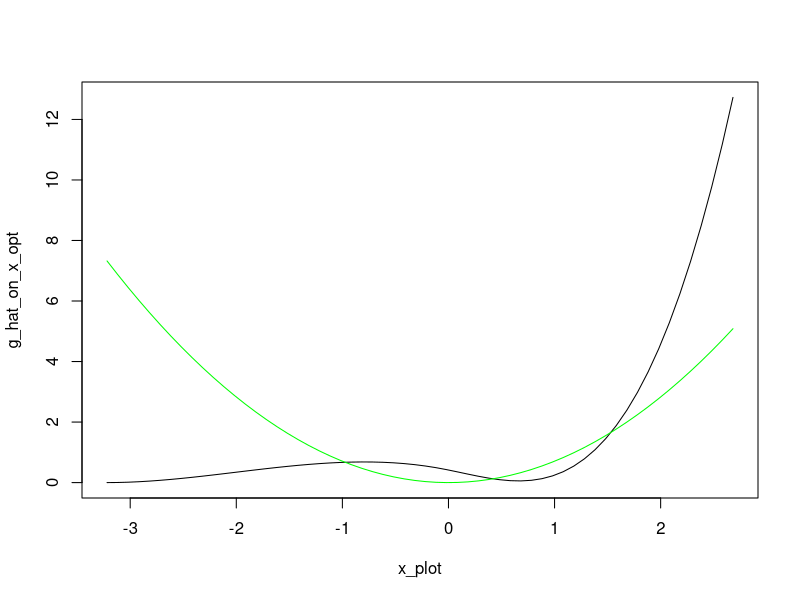
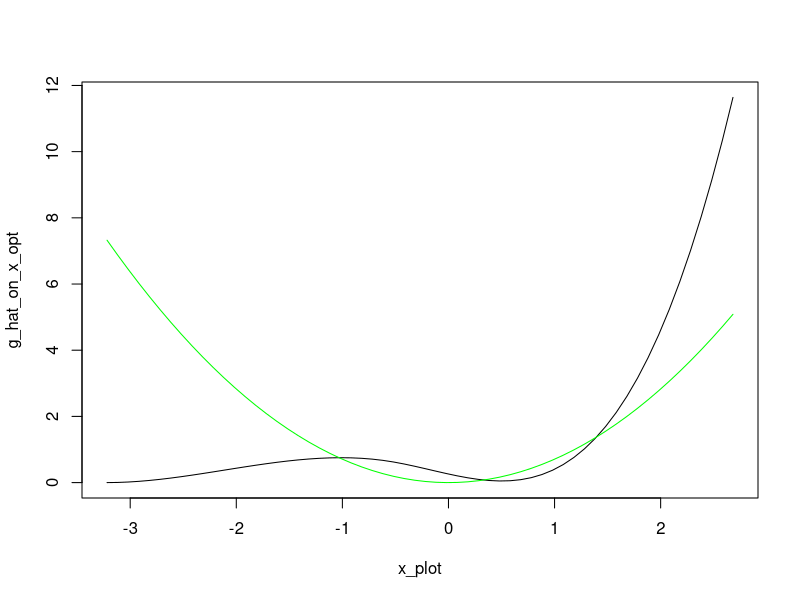

Source code (R) for these figures, in order:
#### Packages ####
library(splines)
library(MASS)
library(caret)
library(expm)

#### Estimate the gamma in the series estimation ####
kernel_functions <- function(x,ker='normal',knorm="sq")
{
  # Densities such as the integral of the square of the density is one if knorm is sq 
  # or such that the sd is one if knorm is sd.
  if (ker=='normal') 
  { 
    s <- switch(knorm,
                sd = 1,
                sq = 1/(2*sqrt(pi)))
    aux <- exp(- x^2 /(2*s^2)) / (sqrt(2*pi)*s)
  }
  if (ker=='triangle')
  {
    s <- switch(knorm,
                sd = sqrt(6),
                sq = (2/3))
    aux <- (s-abs(x))
    aux <- aux * (aux >0)/s^2
  }
  if (ker=='laplace')
  {
    s <- switch(knorm,
                sd = 1/sqrt(2),
                sq = 1/4)
    aux <- exp(-abs(x)/s)/(2*s)
  }
  return(aux)
}

create_W <- function(W, h=1 ,ker='normal',knorm="sq",remove=FALSE)
{
  #   ICM and smoothing matrix 
  #   If no bandwidth is provided for the function, h=1 is used  (no smoothing)
  #   The principle diagonal is replaced with zeros if remove = TRUE.
  n_w <- length(W)
  mat <- sapply(W,function(e) W - e*pracma::ones(n_w,1))
  wmat <-  kernel_functions(mat / h,ker=ker,knorm=knorm)/h; # kernel smoothing 
  # principle diagonal of the matrix replaced with zeros
  if (remove==TRUE) wmat <-  wmat - diag(diag(wmat))
  return(wmat/(n_w**2))
}

# splines
create_P_splines <- function(x, Z, J, degree){
  knots = quantile(Z, probs = seq(0, 1, length.out = J))
  return(bs(x, knots = knots, degree = degree, intercept = FALSE)[,1:length(knots)+degree-1])}

#trigo
p_j_trigo_0_1 <-function(j, J, z){
  a = 2*pi*j*z
  #print(a)
  if (j==1){
    return(1)
  }
  if (j%%2 == 0){
    cos_val = cos(a)
    return(sqrt(2)*cos_val)
  }
  else{
    sin_val = sin(a)
    return(sqrt(2)*sin_val)
  }
}

#hist
p_j_hist_0_1 <-function(j, J, z){
  l = length(z)
  if (l>1){
    res = rep(0, l)
    for (i in 1:l){
      if (z[i] >= (j - 1) / J && z[i] < j / J) {
        res[i] = sqrt(J)
      } else {
        res[i] = 0
      }
    }
    return(res)}
  else{
    if (z >= (j - 1) / J && z < j / J) {
      return(sqrt(J))
    } else{
      return(0)
    }
  }
}

# generalize for interval [a,b] : en fait ici on peut dire qu'on normalise Z entre 0 et 1
basis_a_b <-function(j, J, z, a, b, p_j_0_1){
  return(p_j_0_1(j,J,((z-a)/(b-a)))/sqrt(b-a))
}

# create P
create_P <- function(z_eval, J, Z, p_j, degree, spline_bool){
  n = length(Z)
  a = min(Z)
  b = max(Z)
  P = matrix(0, n, J)
  if (spline_bool == 0){
    for (j in 1:J){
      if (a!=b){
        for (i in 1:n){
          P[i,j] = basis_a_b(j, J, Z[i], a, b, p_j)}}
      else{
        P[i,j] = p_j(j, J, Z[i])
      }
    }
  }
  else{
    P <- create_P_splines(z_eval, Z, J, degree)
  }
  return(P)
}

# compute gamma_hat
estimation_gamma <- function(J, W, Z, Y, p_j, bool_splines, degree){
  n = length(Z)
  a = min(Z)
  b = max(Z)
  #compute Omega
  Omega <- create_W(W)
  
  #compute P
  P <- create_P(Z, J, Z, p_j, degree, bool_splines)
  
  #compute gamma
  gamma_step = t(P)%*%Omega%*%Y
  gamma_step_invert = solve(t(P)%*%Omega%*%P)
  gamma_hat = gamma_step_invert%*%gamma_step
  
  return(gamma_hat)
}

# Compute g_hat
g_hat <- function(z, J, p_j, gamma_hat, a, b){
  p_j_vector = rep(0, J)
  for (j in 1:J){
    p_j_vector[j] = basis_a_b(j, J, z, a, b, p_j)
  }
  return(sum(gamma_hat*p_j_vector))
}


#### Simulation 1 from Chen ####
g_sim_1 <- function(z, case){
  return(sin(4*z)*log(z))
}

simulate_data_1 <- function(data_param, g_sim, case){
  n = data_param[1]
  corr = data_param[2]
  
  U_V = mvrnorm(n, mu = c(0, 0), Sigma = matrix(c(1, corr, corr, 1),ncol = 2))
  
  U = U_V[,1]
  V = U_V[,2]
  X = rnorm(n, 0, 1)
  W = pnorm(X, 0, 1)
  D = rbinom(n, 1, 0.5)
  Z = pnorm(D*(X+V)+(1-D)*V)

  Y = g_sim(Z, none) + U
  
  return(list(U = U, V = V, X = X, W = W, D = D, Z = Z, Y = Y))
}

#data_param_1 = (n, corr)
n = 1250 #2500, 5000, 10 000
corr = 0.75
data_param_1 = c(n, corr)

simul_1 = simulate_data_1(data_param_1, g_sim_1, none) 


#### Simulation 2 from Chen ####
n = 1250 #2500, 5000, 10 000
Z = runif(n,0,1)
U = rnorm(n,0,1)
g_sim_2 <- function(z, case){
  return(sin(15*pi*z)*cos(z))
}

Y = g_sim_2(Z,none) + U

#attention ici pas d'instrument : à réfléchir




#### Simulation 3 #### 
simulate_data_3 <- function(data_param, g_sim, case){
  n = data_param[1]
  rhoev = data_param[2]
  rhowz = data_param[3]
  
  W = rnorm(n, 0, 1)
  V = rnorm(n, 0, 1)
  
  beta = sqrt((rhoev**2)/(1 - rhoev**2))
  Z = (beta*W + V)/sqrt(1+beta**2)
  
  eta = rnorm(n, 0, 1)
  a = sqrt((rhowz**2)/(1 - rhowz**2))
  eps = (a*V + eta)/sqrt(1+beta**2)
  
  Y = g_sim(Z,case) + eps
  
  return(list(W = W, V = V, Z = Z, Y = Y, eps = eps))
}

g_sim_3 <- function(x,case)  
{
  switch(case,  
         x,
         x^2/sqrt(2),
         sqrt(3*sqrt(3))*x*exp(-(x^2)/2),
         sqrt(3)*x*sin(pi*x/2),
         4*exp(-abs(x)) , 
         log(abs(x-1)+1)*ifelse(x>1,1,-1)*sqrt(10/3),
         sqrt(2)*x*cos(pi*x),
         (log(abs(x-1)+1)*ifelse(x>1,1,-1)*sqrt(10/3) - 0.6*x+ (x^3)*2)/8
  )
}


#n = 200 #or 400
#rhoev = 0.5 #0.8, 0.8
#rhowz = 0.9 #0.9, 0.7

data_param_3 = c(200, 0.5, 0.9)
simul_3 = simulate_data_3(data_param_3, g_sim_3, 2) #utilisent que le cas 2 et 3 dans le papier lapenta


#### Selection of J by cross-validation on M ####
calcul_M_g_hat <- function(gamma_hat, J, Z, Y, W, p_j_hat, bool_splines, degree){
  Omega <- create_W(W)
  M = 0 
  a = min(Z)
  b = max(Z)
  n = length(Z)
  g_hat_on_Z <- rep(0, n)
  if (bool_splines == 0){
    for (i in 1:n){
      g_hat_on_Z = g_hat(Z[i], J, p_j_hat, gamma_hat, a, b)
    }}
  else{
    basis <- create_P_splines(Z, Z, J, degree)
    g_hat_on_Z <- basis%*%gamma_hat
  }
  
  for (i in 1:n){
    for (j in 1:n){
      M = M + (Y[i] - g_hat_on_Z[i])*(Y[j] - g_hat_on_Z[j])*Omega[i,j]
    }
    return(M/(n**2))
  }}


calcul_M_true_g <- function(g, J, Z, Y, W){
  M = 0
  Omega <- create_W(W)
  for (i in 1:n){
    for (j in 1:n){
      M = M + (Y[i] - g(Z[i]))*(Y[j] - g(Z[j]))*Omega[i,j]
    }
    return(M/(n**2))
  }}

calcul_M_g_hat_test_sample <- function(g_hat_on_Z_test, Omega, n_test, Y_test){
  M = 0
  for (i in 1:n_test){
    for (j in 1:n_test){
      M = M + (Y_test[i] - g_hat_on_Z_test[i])*(Y_test[j] - g_hat_on_Z_test[j])*Omega[i,j]
    }
    return(M/(n_test**2))
  }}


#we want to minimize M so we choose J such that M is minimal
sample_train_test <- function(Z, Y, W, p_train){
  # Create a single data frame with all variables
  df <- data.frame(Z = Z, Y = Y, W = W)
  
  # Create bins based on the X variable (you can modify the binning logic if needed)
  bins <- cut(df$Z, breaks = 3, labels = FALSE)
  
  # Sample indices for the training set using bins for stratification
  index_train <- createDataPartition(bins, p = p_train, list = FALSE)
  
  # Indices for the validation set (complementary to train indices)
  index_val <- setdiff(seq_len(nrow(df)), index_train)
  
  # Create train and validation sets based on indices
  train_set <- df[index_train, ]
  val_set   <- df[index_val, ]
  
  # Return the training and validation sets
  return(list(
    Z_train = train_set$Z, Y_train = train_set$Y, W_train = train_set$W,
    Z_validation = val_set$Z, Y_validation = val_set$Y, W_validation = val_set$W
  ))
}

optimization_CV_M <- function(Z, W, Y, vect_J_to_test, p_train, p_j, bool_splines, degree, x_plot, case, true_g){
  gamma_hat_list <- vector("list", length(vect_J_to_test))
  a = min(Z)
  b = max(Z)
  M_values <- numeric(length(vect_J_to_test))
  n = length(Z)
  
  # split the data in training and test set
  sampled_data <- sample_train_test(Z, Y, W, p_train)
  Z_train <- sampled_data$Z_train
  Y_train <- sampled_data$Y_train
  W_train <- sampled_data$W_train
  Z_validation <- sampled_data$Z_validation
  Y_validation <- sampled_data$Y_validation
  W_validation <- sampled_data$W_validation
  n_train <- length(Z_train)
  
  # compute gamma_hat_train and g_hat_train for the training set
  for (j in 1:length(vect_J_to_test)){
    #compute gamma_hat_train
    gamma_hat <- estimation_gamma(vect_J_to_test[j],W_train,Z_train,Y_train,p_j, bool_splines, degree)
    gamma_hat_list[[j]] <- gamma_hat
    
    # compute the prediction of g_hat_train on the test set 
    n_val <- length(Z_validation)
    if (bool_splines == 0){ 
      g_hat_on_Z_val = rep(0, n_val)
      for (i in 1:n_val){
        g_hat_on_Z_val[i] <- g_hat(Z_validation[i], vect_J_to_test[j], p_j, gamma_hat, a, b)
      }}
    else{
      basis <- create_P_splines(Z_validation, Z_train, vect_J_to_test[j], degree)
      g_hat_on_Z_val <-  basis%*%gamma_hat
    }
    
    # compute M and store it 
    Omega_val <- create_W(W_validation)
    M_values[j] <- calcul_M_g_hat_test_sample(g_hat_on_Z_val, Omega_val, n_val, Y_validation)
  }
  
  # return J corresponding to the smallest MSE
  J_opt = vect_J_to_test[which.min(M_values)]
  print(c(M_values, J_opt))
  gamma_hat <- estimation_gamma(J_opt,W,Z,Y,p_j, bool_splines, degree)
  
  g_hat_on_x_opt = rep(0, length(x_plot))
  if (bool_splines == 0){ 
    for (i in 1:length(x_plot)){
      g_hat_on_x_opt[i] <- g_hat(x_plot[i], J_opt, p_j, gamma_hat, a, b)
    }}
  else{
    basis <- create_P_splines(x_plot, Z, J_opt, degree)
    g_hat_on_x_opt <- basis%*%gamma_hat
  }
  
  g_on_x = true_g(x_plot, case)
  plot(x_plot, g_hat_on_x_opt, type = 'l', col = 'black')
  lines(x_plot, g_on_x, type = 'l', col = 'green')
  
  return(J_opt)
  
}


#simulation 1 
#data_param_1 = c(1250, 0.75)
#simul_1 <- simulate_data_1(data_param_1, g_sim_1, none)
#vect_J_to_test = seq(3, 10, by = 1)
#x = seq(min(Z), max(Z), by = 0.1)
#optimization_CV_M(simul_1$Z, simul_1$W, simul_1$Y, vect_J_to_test, 0.6, p_j_trigo_0_1, 0, none, x, none, g_sim_1)

#vect_J_to_test = seq(3, 10, by = 1)
#x = seq(min(Z), max(Z), by = 0.1)
#optimization_CV_M(simul_1$Z, simul_1$W, simul_1$Y, vect_J_to_test, 0.6, none, 1, 3, x, none, g_sim_1)


#simulation 3 : avec base trigo, pas l'impression que ça fonctionne de ouf
data_param_3 = c(200, 0.5, 0.9)
simul_3 = simulate_data_3(data_param_3, g_sim_3, 2) 

#vect_J_to_test = seq(3, 20, by = 1)
#x = seq(min(Z), max(Z), by = 0.1)
#optimization_CV_M(simul_3$Z, simul_3$W, simul_3$Y, vect_J_to_test, 0.8, p_j_trigo_0_1, 0, none, x, 2, g_sim_3)

Z <- simul_3$Z
W <- simul_3$W
Y <- simul_3$Y
vect_J_to_test = seq(3, 20, by = 1)
x = seq(min(Z), max(Z), by = 0.1)
J_opt_CV_spline = optimization_CV_M(Z, W, Y, vect_J_to_test, 0.8, none, 1, 3, x, 2, g_sim_3)


#### Selection of J by cross-validation on the MSE ####
optimization_CV_MSE <- function(Z, W, Y, vect_J_to_test, p_train, p_j, bool_splines, degree, x_plot, case, true_g){
  gamma_hat_list <- vector("list", length(vect_J_to_test))
  a = min(Z)
  b = max(Z)
  MSE_values <- numeric(length(vect_J_to_test))
  n = length(Z)
  
  # split the data in training and test set
  sampled_data <- sample_train_test(Z, Y, W, p_train)
  Z_train <- sampled_data$Z_train
  Y_train <- sampled_data$Y_train
  W_train <- sampled_data$W_train
  Z_validation <- sampled_data$Z_validation
  Y_validation <- sampled_data$Y_validation
  W_validation <- sampled_data$W_validation
  n_train <- length(Z_train)
  
  # compute gamma_hat_train and g_hat_train for the training set
  for (j in 1:length(vect_J_to_test)){
    #compute gamma_hat_train
    gamma_hat <- estimation_gamma(vect_J_to_test[j],W_train,Z_train,Y_train,p_j, bool_splines, degree)
    gamma_hat_list[[j]] <- gamma_hat
    
    # compute the prediction of g_hat_train on the test set 
    n_val <- length(Z_validation)
    if (bool_splines == 0){ 
      g_hat_on_Z_val = rep(0, n_val)
      for (i in 1:n_val){
        g_hat_on_Z_val[i] <- g_hat(Z_validation[i], vect_J_to_test[j], p_j, gamma_hat, a, b)
      }}
    else{
      basis <- create_P_splines(Z_validation, Z_train, vect_J_to_test[j], degree)
      g_hat_on_Z_val <-  basis%*%gamma_hat
    }
    
    # compute MSE and store it
    MSE = sum((g_hat_on_Z_val - Z_validation)**2)
    MSE_values[j] = MSE
     }
  
  # return J corresponding to the smallest MSE
  J_opt = vect_J_to_test[which.min(MSE_values)]
  print(c(MSE_values, J_opt))
  gamma_hat <- estimation_gamma(J_opt,W,Z,Y,p_j, bool_splines, degree)
  
  g_hat_on_x_opt = rep(0, length(x_plot))
  if (bool_splines == 0){ 
    for (i in 1:length(x_plot)){
      g_hat_on_x_opt[i] <- g_hat(x_plot[i], J_opt, p_j, gamma_hat, a, b)
    }}
  else{
    basis <- create_P_splines(x_plot, Z, J_opt, degree)
    g_hat_on_x_opt <- basis%*%gamma_hat
  }
  
  g_on_x = true_g(x_plot, case)
  plot(x_plot, g_hat_on_x_opt, type = 'l', col = 'black')
  lines(x_plot, g_on_x, type = 'l', col = 'green')
  
  return(J_opt)
  
}

#simulation 1 
#data_param_1 = c(1250, 0.75)
#simul_1 <- simulate_data_1(data_param_1, g_sim_1, none)
#vect_J_to_test = seq(3, 10, by = 1)
#x = seq(min(Z), max(Z), by = 0.1)
#optimization_CV_MSE(simul_1$Z, simul_1$W, simul_1$Y, vect_J_to_test, 0.6, p_j_trigo_0_1, 0, none, x, none, g_sim_1)

#vect_J_to_test = seq(3, 10, by = 1)
#x = seq(min(Z), max(Z), by = 0.1)
#optimization_CV_MSE(simul_1$Z, simul_1$W, simul_1$Y, vect_J_to_test, 0.6, none, 1, 3, x, none, g_sim_1)


#simulation 3 
#data_param_3 = c(200, 0.5, 0.9)
#simul_3 = simulate_data_3(data_param_3, g_sim_3, 2) 

#vect_J_to_test = seq(3, 20, by = 1)
#x = seq(min(Z), max(Z), by = 0.1)
#optimization_CV_MSE(simul_3$Z, simul_3$W, simul_3$Y, vect_J_to_test, 0.8, p_j_trigo_0_1, 0, none, x, 2, g_sim_3)


#vect_J_to_test = seq(3, 20, by = 1)
#x = seq(min(Z), max(Z), by = 0.1)
J_opt_CV_MSE_splines = optimization_CV_MSE(Z, W, Y, vect_J_to_test, 0.8, none, 1, 3, x, 2, g_sim_3)




#### Lepski with bootstrap ####
calcul_s_J <- function(J, W, Z, Y, p_j, bool_splines, degree){
  n = length(W)
  
  Omega <- create_W(W)
  Phi <- create_P(Z, J, Z, p_j, degree, bool_splines)
  tPhi_Phi <- t(Phi)%*%Phi
  
  inverse_tPhi_Phi <- solve(tPhi_Phi)
  sqrt_inverse_tPhi_Phi <- sqrtm(inverse_tPhi_Phi)
  res_mat <- n*sqrt_inverse_tPhi_Phi%*%t(Phi)%*%Omega%*%Phi%*%sqrt_inverse_tPhi_Phi
  
  min_eigen_val <- min(eigen(res_mat)$values)
  
  return(min_eigen_val)}


compute_M_bootstrap <- function(J, W, Z, Y, p_j, bool_splines, degree){
  n = length(Z)
  #compute Omega
  Omega <- create_W(W)
  
  #compute P
  P <- create_P(Z, J, Z, p_j, degree, bool_splines)
  
  #compute gamma
  M_boot_step = t(P)%*%Omega
  M_boot_step_invert = solve(t(P)%*%Omega%*%P)
  M_boot = M_boot_step_invert%*%M_boot_step
  
  return(M_boot)
}


calcul_hat_g_on_Z <- function(j, Z, p_j, gamma_hat, a, b, Z_to_evaluate, degree, bool_splines){
  g_hat_on_x <- rep(0, length(Z_to_evaluate))
  if (bool_splines == 0){
    for (i in 1:length(Z_to_evaluate)){
      g_hat_on_Z <- g_hat(Z_to_evaluate[i], j, p_j, gamma_hat, a, b)
    }
  }
  else{
    basis <- create_P_splines(Z_to_evaluate, Z, j, degree)
    if (length(gamma_hat)>1){
    g_hat_on_Z <- basis%*%gamma_hat}
    else {
      g_hat_on_Z <- gamma_hat*sum(basis)
    }
  }
  return(g_hat_on_Z)
}


create_matrix_U <- function(u_j, u_j_prime){
  n = length(u_j)
  res_mat <- matrix(0, nrow = n, ncol = n)
  for (i in 1:n){
    res_mat[i,i] = u_j[i]*u_j_prime[i]
  }
  return(res_mat)
}
  
  
T_stat_D <- function(x_grid, Y, Z, W, p_j, degree, bool_splines, I_hat, w_vector, list_M_boot, matrix_sigma_all_j_all_x, matrix_all_u, matrix_sigma_all_j_j2_all_x){
  I_hat = sort(I_hat)
  length_I_hat = length(I_hat)
  
  diff_matrix_allx <- replicate(length(x_grid), matrix(0, length_I_hat, length_I_hat), simplify = FALSE)#matrice des diff de D_j
  matrix_ratio_allx <-  replicate(length(x_grid), matrix(0, length_I_hat, length_I_hat), simplify = FALSE)
  
  for (j_index in 1:length(I_hat)){
    j = I_hat[j_index]
    u_hat_j = matrix_all_u[j_index,] #chaque ligne correspond au vecteur des erreurs de prédiction pour J = valeur de la ligne
    u_star_j = u_hat_j*w_vector #on calcule le vecteur bootstrap
    
    P_j_on_x <- create_P(x_grid, j, Z, p_j, degree, bool_splines)
    D_j_star = P_j_on_x%*%list_M_boot[[j]]%*%u_star_j #vecteur de taille nx
    
    for (j_prime_index in j_index:length(I_hat)){
      j_prime = I_hat[j_prime_index]
      
      #compute u_star_j_prime
      u_hat_j_prime = matrix_all_u[j_prime_index,]
      u_star_j_prime = u_hat_j_prime*w_vector
      
      #compute D_j_prime sur les x
      P_j_prime_on_x <- create_P(x_grid, j_prime, Z, p_j, degree, bool_splines)
      D_j_prime_star = P_j_prime_on_x%*%list_M_boot[[j_prime]]%*%u_star_j_prime #vecteur de taille x
    }
    
    #Stockage des résultats
    for (x_index in 1:length(x_grid)){
      diff_matrix_allx[[x_index]][j_index, j_prime_index] =abs(D_j_prime_star[x_index] - D_j_star[x_index]) 
      
      sigma_j_x = matrix_sigma_all_j_all_x[j_index, x_index]
      sigma_j_prime_x = matrix_sigma_all_j_all_x[j_prime_index, x_index]
      sigma_j_j_prime_x = matrix_sigma_all_j_j2_all_x[[x_index]][j_index, j_prime_index]
      sigma_val_x = sigma_j_x + sigma_j_prime_x - 2*sigma_j_j_prime_x
      
      if (sigma_val_x !=0){ #attention on a des sigma = 0 (bizarre) et donc pb
        matrix_ratio_allx[[x_index]][j_index, j_prime_index] = diff_matrix_allx[[x_index]][j_index,j_prime_index]/sqrt(sigma_val_x)
      }}  
    vec_max <- rep(0, length(x_grid))
    for (x_index in 1:length(x_grid)){
      vec_max[x_index] = max(matrix_ratio_allx[[x_index]])
    }
    
    return(max(vec_max))}}


compute_J_hat <- function(theta_star, I_hat, x_grid, p_j, matrix_gamma, matrix_sigma_all_j_all_x, matrix_sigma_all_j_j2_all_x){
  j_index = 1
  J = I_hat[j_index]
  ratio = calcul_ratio(J, j_index, I_hat, x_grid, p_j, matrix_gamma, matrix_sigma_all_j_all_x, matrix_sigma_all_j_j2_all_x)
  while (ratio > 1.1*theta_star){
    j_index = j_index + 1 
    J = I_hat[j_index]
    ratio = calcul_ratio(J, j_index, I_hat, x_grid, p_j, matrix_gamma, matrix_sigma_all_j_all_x, matrix_sigma_all_j_j2_all_x)
  }
  
  return(J)
}

calcul_ratio <- function(J, J_index, I_hat, x_grid, p_j, matrix_gamma, matrix_sigma_all_j_all_x, matrix_sigma_all_j_j2_all_x){
  length_I_hat = length(I_hat)
  res_mat <- matrix(0, length_I_hat, length(x_grid))
  
  P_j_on_x <- create_P(x_grid, J, Z, p_j, degree, bool_splines) #on crée la base pour J donné
  if (J>1){
    g_hat_J_x <- P_j_on_x%*%matrix_gamma[J_index,][1:J]
  }else{
    g_hat_J_x <- matrix_gamma[J_index,][1:J]*P_j_on_x}
  
  
  sigma_J_vect <- matrix_sigma_all_j_all_x[J_index,]
  
  for (J_prime_index in J_index:length(I_hat)){
    J_prime = I_hat[J_prime_index]
    P_j_prime_on_x <- create_P(x_grid, J_prime, Z, p_j, degree, bool_splines)
    if (J>1){
      g_hat_J_prime_x <- P_j_prime_on_x%*%matrix_gamma[J_prime_index,][1:J_prime]
    }else{
      g_hat_J_prime_x <- matrix_gamma[J_index,][1:J_prime]*P_j_prime_on_x}
    
    sigma_J_prime_vect <- matrix_sigma_all_j_all_x[J_prime_index,]
    for (x_index in 1:length(x_grid)){
      sigma_J_J_prime <- abs(matrix_sigma_all_j_all_x[J_index,x_index]^{2} + matrix_sigma_all_j_all_x[J_prime_index,x_index]^{2} - 2*matrix_sigma_all_j_j2_all_x[[x_index]][J_index, J_prime_index])
      denom = sqrt(sigma_J_J_prime)
      if (denom!=0){
        res_mat[J_prime_index, x_index] = abs(g_hat_J_prime_x[x_index] - g_hat_J_x[x_index])/(denom)
      }}
  }
  return(max(res_mat))
}

valid_dim <- function(J){
  if (J>0){
    return(TRUE)
  }
  else{
    return(FALSE)
  }
  
}

lepski_bootstrap <- function(n_boot,valid_dim,x_grid, W, Z, Y, p_j, bool_splines, degree){
  n = length(W)
  
  #code fonctionne mais pb ça ne s'arrête pas... définir un J_max à la main en attendant, leur critère n'est peut-être pas le bon pour nous
  #s_1 = 1/calcul_s_J(1, W, Z, Y, p_j, bool_splines, degree)
  #s_2 = 1/calcul_s_J(2, W, Z, Y, p_j, bool_splines, degree)
  #prev_ratio = s_1*1*sqrt(log(1))/sqrt(n) 
  #new_ratio = s_2*2*sqrt(log(2))/sqrt(n)
  
  #if ((prev_ratio <= 10 && new_ratio > 10)) {
  #  J = 2
  #} else {
  #  J = 2
  #  while (!(prev_ratio <= 10 && new_ratio > 10)) {
  #    print(c(prev_ratio, new_ratio))
  #    J = J + 1
      
      # Look for a valid J
  #    while (!valid_dim(J)) {  
  #      J = J + 1}
      
      # Calculate s_hat_J and update ratios
  #    s_hat_J = calcul_s_J(J, W, Z, Y, p_j, bool_splines, degree)
  #    prev_ratio = new_ratio
  #    new_ratio = s_hat_J * J * sqrt(log(J)) / sqrt(n)
  #  }
  #}
  
  #J_max = J
  J_max = 20 #arbitraire pour l'instant
  
  #create I_hat
  I_hat = seq(as.integer(0.1 * (log(J_max)^2))+1, as.integer(J_max), by = 1) #on commence au moins à 2 parce que 1 c'est pas une bonne solution
  I_hat = sort(I_hat[sapply(I_hat,valid_dim)]) #select only the valid dimensions
  length_I_hat = length(I_hat)
  
  
  # estimate the models (ie the gamma_J and M_boot for all J)
  matrix_gamma = matrix(0, nrow = length_I_hat, ncol = length_I_hat)
  list_M_boot <- list()
  for (j_index in 1:length_I_hat){
    j = I_hat[j_index]
    M_boot_j <- compute_M_bootstrap(j, W, Z, Y, p_j, bool_splines, degree)
    list_M_boot[[j_index]] <- M_boot_j
    
    gamma_J <- M_boot_j%*%Y
    gamma_J_zeros <- c(gamma_J, rep(0, length_I_hat - j)) #add zeros for good dimension
    matrix_gamma[j_index,] = gamma_J_zeros #ATTENTION ! prendre que les J premiers termes dans les prochains algos pour pas prendre les zéros!!!
  }
  
  
  #draw the w_i
  W_boot_matrix <- matrix(rnorm(n_boot * n, mean = 0, sd = 1), nrow = n_boot, ncol = n)
  
  #compute the sigma_J(x) for all values of J and all values of x
  matrix_sigma_all_j_all_x <- matrix(0, nrow = length_I_hat, ncol = length(x_grid))
  matrix_all_u <- matrix(0, nrow = length_I_hat, ncol = n) #n number of data points (ie length(Z))
  for (j_index in 1:length_I_hat){
    j = I_hat[j_index]
    h_hat_j_on_Z = calcul_hat_g_on_Z(j, Z, p_j, matrix_gamma[j_index,1:j], a, b, Z, degree, bool_splines)
    u_hat_j = Y - h_hat_j_on_Z 
    matrix_all_u[j_index,] = u_hat_j
    
    P_j_on_x <- create_P(x_grid, j, Z, p_j, degree, bool_splines) #create for all x_grid
    U_j_j <- create_matrix_U(u_hat_j, u_hat_j) 
    middle_matrix <- list_M_boot[[j_index]]%*%U_j_j%*%t(list_M_boot[[j_index]]) #ok
    
    vec_sigma_j <- rep(0, length(x_grid))
    if (length(middle_matrix)>1){
      for (x_index in 1:length(x_grid)){
        vec_sigma_j[x_index] <- P_j_on_x[x_index,]%*%(middle_matrix)%*%P_j_on_x[x_index,]
      }
    }
    else{
      for (x_index in 1:length(x_grid)){
        vec_sigma_j[x_index] = middle_matrix*P_j_on_x[x_index]^{2}
      }
    }
    matrix_sigma_all_j_all_x[j_index,] = vec_sigma_j #ligne j prend les valeurs des sigma_j(x) pour toutes les valeurs de x_grid
  }

  #compute the sigma_J,J_2(x) for all values of x
  matrix_sigma_all_j_j2_all_x <- replicate(length(x_grid), matrix(0, length_I_hat, length_I_hat), simplify = FALSE)
  for (j_index in 1:length_I_hat){
    j = I_hat[j_index]
    P_j_on_x <- create_P(x_grid, j, Z, p_j, degree, bool_splines)
    
    for (j_prime_index in (j_index):length_I_hat){
      j_prime = I_hat[j_prime_index]
      
      #calcul de sigma_j,jprime(x) pour tous les x_grid et ensuite on met dans les matrices
      U_j_jp <- create_matrix_U(matrix_all_u[j_index,], matrix_all_u[j_prime_index,])
      P_j_prime_on_x <- create_P(x_grid, j_prime, Z, p_j, degree, bool_splines)
      
      middle_matrix <- list_M_boot[[j_index]]%*%U_j_jp%*%t(list_M_boot[[j_prime_index]])
      
      if (j == 1 && j_prime == 1){
        vec_sigma_j_jprime <- rep(0, length(x_grid))
        for (x_index in 1:length(x_grid)){
          vec_sigma_j_jprime[x_index] = middle_matrix*P_j_on_x[x_index]*P_j_prime_on_x[x_index]
          matrix_sigma_all_j_j2_all_x[[x_index]][j_index, j_prime_index] = vec_sigma_j_jprime[x_index]
        }
      }
      if (j == 1 && j_prime >1){
        vec_sigma_j_jprime <- rep(0, length(x_grid))
        for (x_index in 1:length(x_grid)){
          vec_sigma_j_jprime[x_index] = P_j_on_x[x_index]*(middle_matrix%*%P_j_prime_on_x[x_index,])
          matrix_sigma_all_j_j2_all_x[[x_index]][j_index, j_prime_index] = vec_sigma_j_jprime[x_index]
        }
      }
      if (j>1 && j_prime == 1){
        vec_sigma_j_jprime <- rep(0, length(x_grid))
        for (x_index in 1:length(x_grid)){
          vec_sigma_j_jprime[x_index] = (P_j_on_x[x_index,]%*%middle_matrix)*P_j_prime_on_x[x_index]
          matrix_sigma_all_j_j2_all_x[[x_index]][j_index, j_prime_index] = vec_sigma_j_jprime[x_index]
        }
      }
      if (j>1 && j_prime >1){
        vec_sigma_j_jprime <- rep(0, length(x_grid))
        for (x_index in 1:length(x_grid)){
          vec_sigma_j_jprime[x_index] = P_j_on_x[x_index,]%*%(middle_matrix)%*%P_j_prime_on_x[x_index,]
          matrix_sigma_all_j_j2_all_x[[x_index]][j_index, j_prime_index] = vec_sigma_j_jprime[x_index]
        }
      }
    }}
  
  
  #compute the T stat for each draw of w
  T_i = rep(0, n_boot)
  for (i in 1:n_boot){
    T_i[i] = T_stat_D(x_grid, Y, Z, W, p_j, degree, bool_splines, I_hat, W_boot_matrix[i,], list_M_boot, matrix_sigma_all_j_all_x, matrix_all_u, matrix_sigma_all_j_j2_all_x) 
  }
  alpha = min(0.5, sqrt(log(J_max)/J_max))
  theta = quantile(T_i, probs = 1 - alpha)
  
  J_n_hat = I_hat[length(I_hat)-1] #on prend l'avant dernier pour être le plus petit strict

  J_hat = compute_J_hat(theta,I_hat, x_grid, p_j, matrix_gamma, matrix_sigma_all_j_all_x, matrix_sigma_all_j_j2_all_x)
  
  J_tilde = min(J_hat, J_n_hat)
  
  return(J_tilde)
}

#tests
n_boot = 100
bool_splines = 1
degree = 3
J_opt_lepski_splines = lepski_bootstrap(n_boot,valid_dim,x, W, Z, Y, none, bool_splines, degree) #ok fonctionne avec splines







#### Selection of J by Lepski 2 (Chen) #### 
lepski_chen <- function(c_0,W,Z,Y,p_j,bool_splines,degree, valid_dim){
  n = length(W)
  
  #s_1 = 1/calcul_s_J(1, W, Z, Y, p_j, bool_splines, degree)
  #s_2 = 1/calcul_s_J(2, W, Z, Y, p_j, bool_splines, degree)
  #prev_ratio = s_1*1*sqrt(log(1))/sqrt(n) 
  #new_ratio = s_2*2*sqrt(log(2))/sqrt(n)
  
  #if ((prev_ratio <= 10 && new_ratio > 10)) {
  #  J = 2
  #} else {
  #  J = 2
  #  while (!(prev_ratio <= 10 && new_ratio > 10)) {
  #    print(c(prev_ratio, new_ratio))
  #    J = J + 1
  
  # Look for a valid J
  #    while (!valid_dim(J)) {  
  #      J = J + 1}
  
  # Calculate s_hat_J and update ratios
  #    s_hat_J = calcul_s_J(J, W, Z, Y, p_j, bool_splines, degree)
  #    prev_ratio = new_ratio
  #    new_ratio = s_hat_J * J * sqrt(log(J)) / sqrt(n)
  #  }
  #}
  
  #J_max = J
  
  J_max = 14 
  
  I_hat = seq(as.integer(0.1 * (log(J_max)^2))+1, as.integer(J_max), by = 1) #on commence au moins à 2 parce que 1 c'est pas une bonne solution
  I_hat = sort(I_hat[sapply(I_hat,valid_dim)]) #select only the valid dimensions
  length_I_hat = length(I_hat)
  
  J_index = 1
  J = I_hat[J_index]
  condition = FALSE
  while ((J_index<length(I_hat) && condition == FALSE)){
    gamma_J <- estimation_gamma(J,W,Z,Y,p_j, bool_splines, degree)
    s_J <- calcul_s_J(J, W, Z, Y, p_j, bool_splines, degree)
    V_J = V_hat_J(J, n, s_J)
    J_prime_index = J_index + 1 
    J_prime = I_hat[J_prime_index]
    while ((J_prime_index < length(I_hat) && condition == FALSE)){
      gamma_J_prime <- estimation_gamma(J_prime, W, Z, Y,p_j, bool_splines, degree)
      s_J_prime <- calcul_s_J(J_prime, W, Z, Y, p_j, bool_splines, degree)
      V_J_prime = V_hat_J(J, n, s_J_prime)
      a = difference_norm(gamma_J, gamma_J_prime, J, J_prime, Z, p_j, bool_splines, degree, x_grid)
      b = c_0*(V_J + V_J_prime)
      if(a<b){
        condition = TRUE}
      else{
        condition = FALSE}
      J_prime_index = J_prime_index + 1
      J_prime = I_hat[J_prime_index]}
    J_index = J_index + 1
    J = I_hat[J_index]
  }
  J_opt = J
  return(J_opt)
}

#algo tourne : manque à définir correctement la différence de normes et le J_max 
  

V_hat_J <- function(J, n, s_J_hat){
  return (sqrt(log(n)/n)/s_J_hat) #the one in our case 
}

difference_norm <- function(gamma_J, gamma_J_prime, J, J_prime, Z, p_j, bool_splines, degree, x_grid){
  return(1000*(J+J_prime))
}

W <- simul_3$W
Y <- simul_3$Y
Z <- simul_3$Z

J_opt_lepski <- lepski_chen(1, W,Z,Y,none,1,3, valid_dim )


#### Selection of J by Lepski 1 (Comte) #### 
